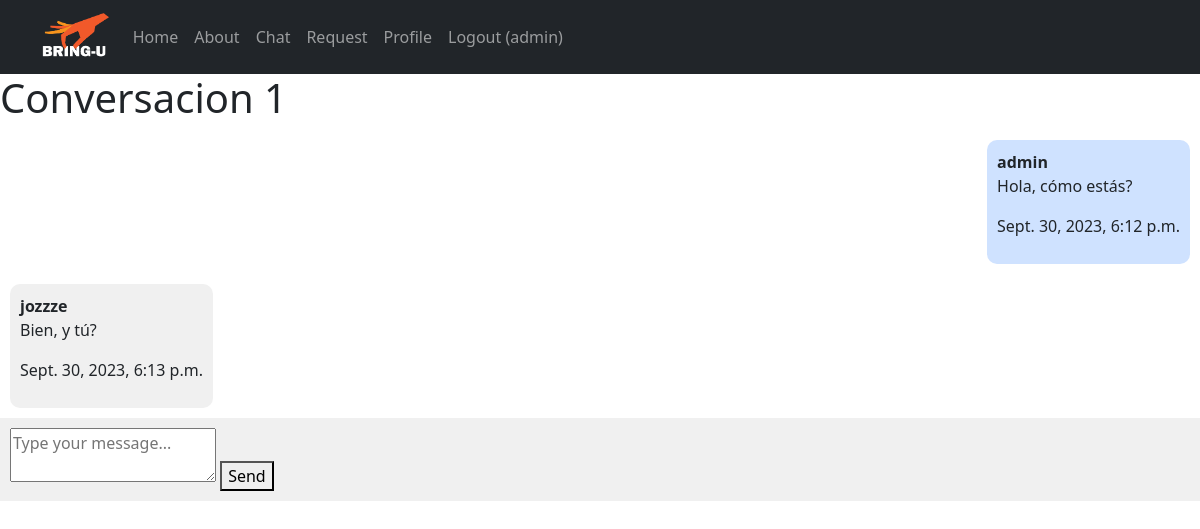
/chat/conversation/1/ (signed in), run on an earlier commit of the app's database.
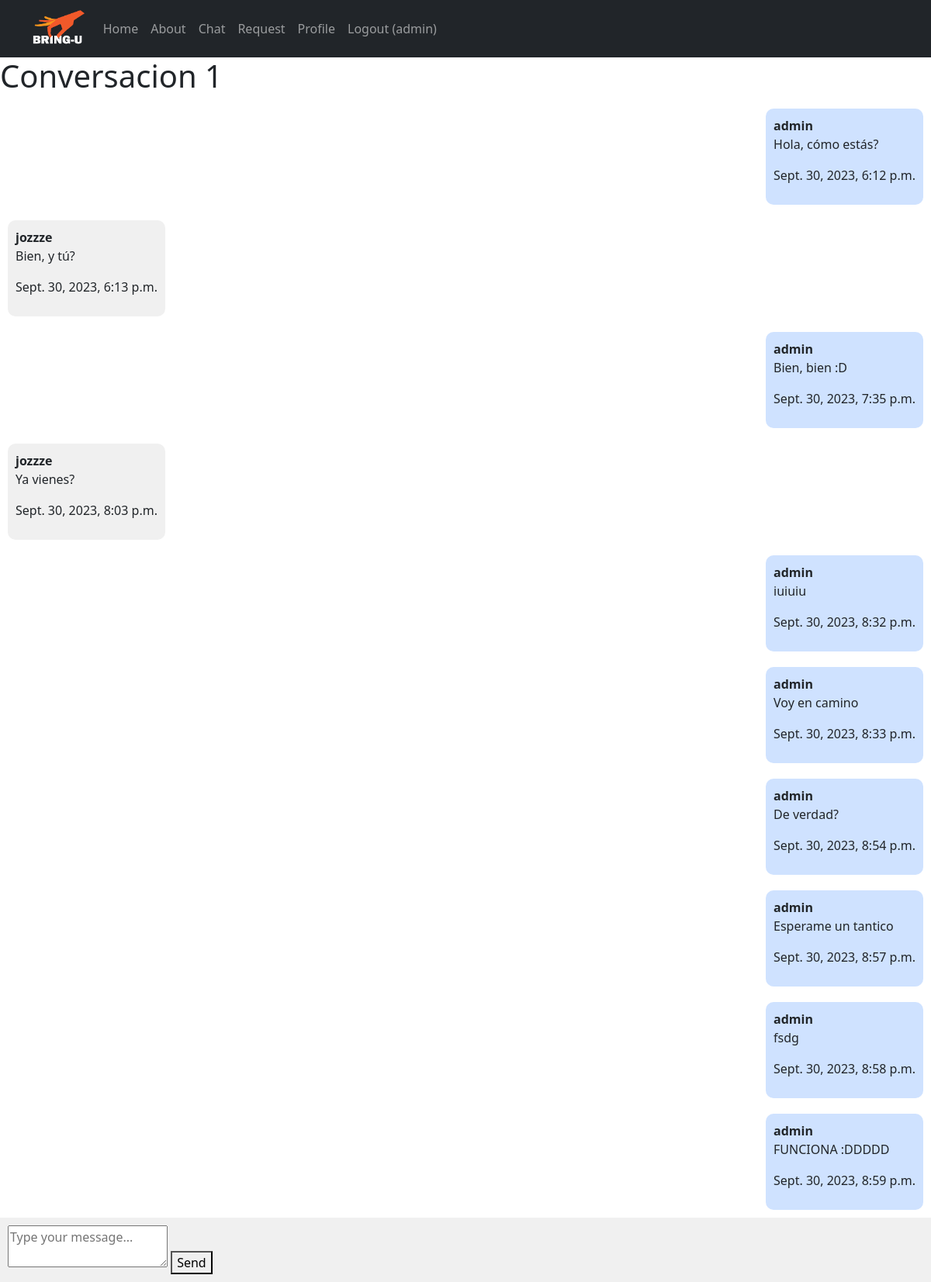
And on a later commit of the database.
### chat/models.py (models this page shows, shortened)
class Message(models.Model):
    id_message = models.AutoField(primary_key=True)
    fk_id_chat = models.ForeignKey(Chat, on_delete=models.CASCADE)
    sender = models.ForeignKey(UserProfile, on_delete=models.CASCADE)
    content = models.TextField()
    status = models.BooleanField(default=False)
    timestamp = models.DateTimeField(default=timezone.now)

### accounts/models.py (models this page shows)
class UserProfile(AbstractUser):
    id = models.AutoField(primary_key=True)
    is_service_prov = models.BooleanField(default=False)
    first_name = models.CharField(max_length=100)
    last_name = models.CharField(max_length=100)
    username = models.CharField(max_length=15, unique=True)
    tel = models.IntegerField(null=True)
    profile_pic = models.ImageField(upload_to=upload_to, blank=True, null=True)
    email = models.EmailField()
    pass

### chat/views.py (the view, shortened to what this page needs)
# urls.py: path('conversation/<int:id_chat>/', views.Conversation, name='conversation'),
def Conversation(request, id_chat):
    user = request.user
    current_user = UserProfile.objects.get(username=user)
    chat = get_object_or_404(Chat, pk=id_chat)
    messages = Message.objects.filter(fk_id_chat=chat)
    context = {
        'user': user,
        'chat': chat,
        'messages': messages,
        'chatId': chat.id_chat,
    }
    if request.method == 'GET':
        if request.META.get('HTTP_X_REQUESTED_WITH') == 'XMLHttpRequest':
            messages_list = [
                {
                    'user': message.sender.username,
                    'value': message.content,
                    'date': message.timestamp.strftime("%b. %d, %Y, %I:%M %p")
                }
                for message in messages
            ]
            return render(request, 'conversation.html', context)
        else:
            return render(request, 'conversation.html', context)

### chat/templates/conversation.html (shortened to what this page needs)
{% extends 'base.html' %}
{% block content %}
<body>
    <h1 id="title" data-chat-id="{{ chatId }}">Conversacion {{ chat.id_chat }}</h1>
    <div class="chat-container" id="chat-container">
        {% for message in messages %}
        <div class="messages {% if message.sender == user %}messages-sent{% else %}messages-received{% endif %}" data-sender="{{ message.sender }}">
            <span class="message-sender">{{ message.sender }}</span>
            <p>{{ message.content }}</p>
            <p>{{ message.timestamp }}</p>
        </div>
        {% endfor %}
    </div>
    <div class="message-input-container">
        <form id="message-form" method="POST">
            <textarea id="message" name="content" placeholder="Type your message..."></textarea>
            <button type="submit" id="send-button" >Send</button>
        </form>
    </div>
</body>
</html>
{% endblock content %}

What changed in the data, as far as the page shows it:
added Message: sender "admin", content "Bien, bien :D", timestamp "Sept. 30, 2023, 7:35 p.m."
added Message: sender "jozzze", content "Ya vienes?", timestamp "Sept. 30, 2023, 8:03 p.m."
added Message: sender "admin", content "iuiuiu", timestamp "Sept. 30, 2023, 8:32 p.m."
added Message: sender "admin", content "Voy en camino", timestamp "Sept. 30, 2023, 8:33 p.m."
added Message: sender "admin", content "De verdad?", timestamp "Sept. 30, 2023, 8:54 p.m."
added Message: sender "admin", content "Esperame un tantico", timestamp "Sept. 30, 2023, 8:57 p.m."
added Message: sender "admin", content "fsdg", timestamp "Sept. 30, 2023, 8:58 p.m."
added Message: sender "admin", content "FUNCIONA :DDDDD", timestamp "Sept. 30, 2023, 8:59 p.m."
